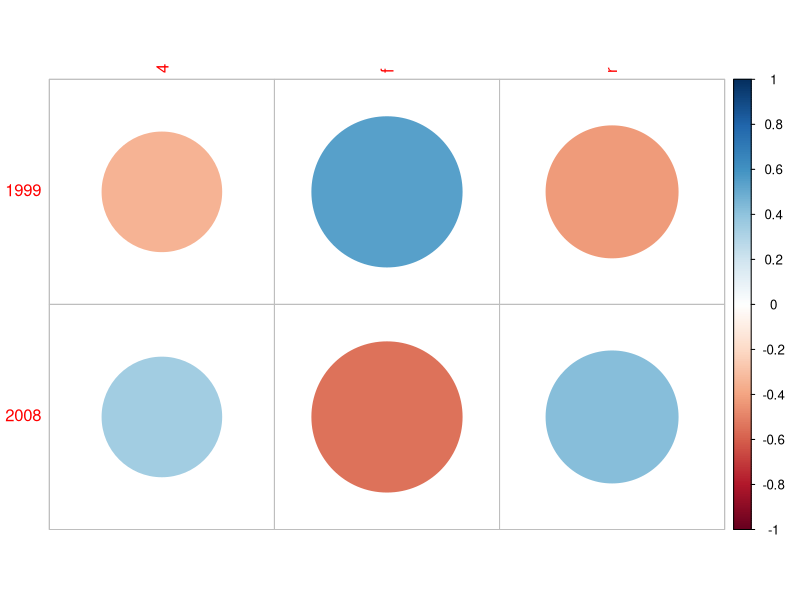
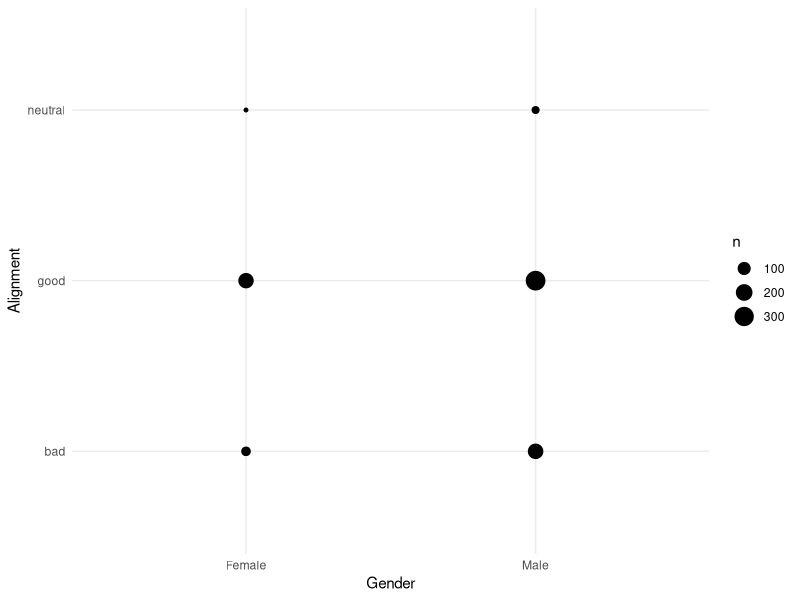
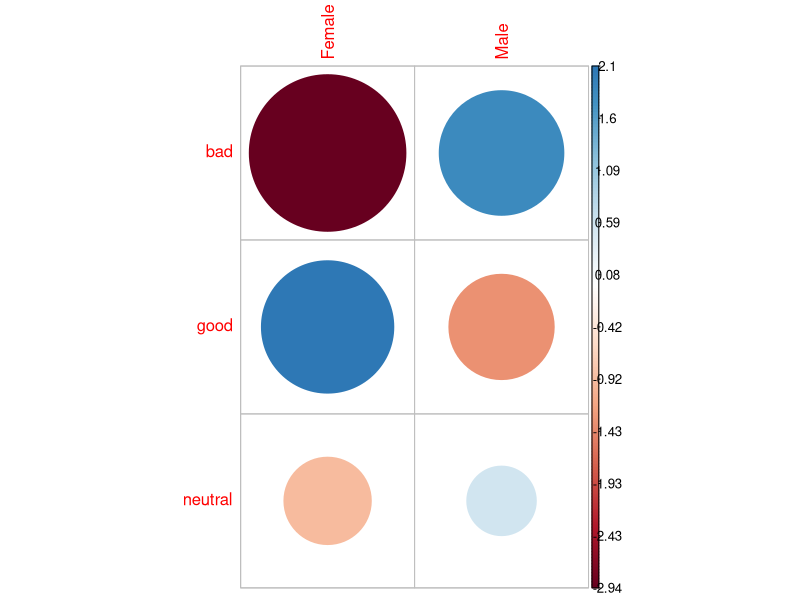

Write the R code that produced these figures, in order.
##load required libraries
library(dplyr)
library(ggplot2)
library(corrplot)

## Compare the mass of male and female human star wars characters
## null hypothesis: average mass of male and female star wars characters is the same
## alternative hypothesis: average mass of male and female star wars characters is different
swHumans <- starwars |> filter(species == "Human", mass>0)
males <- swHumans |> filter(sex == "male")
females <- swHumans |> filter (sex=="female")

t.test(males$mass, females$mass, paired = F, alternative = "two.sided")
# p value is 0.065
# not significant, failed to reject null hypothesis


## ANOVA ####
iris

anova_results <- aov(data = iris, Sepal.Length ~ Species)

## Are any groups different from each other?
summary(anova_results)

## Which ones?
TukeyHSD(anova_results)


## Is there a significant difference in the mean petal lengths or petal widths by species?
anova_results <-aov(data = iris, Sepal.Width ~ Species)
TukeyHSD(anova_results)

anova_results <- aov(data = iris, Petal.Width ~ Species)
summary(anova_results)


### Starwars
head(starwars)
unique(starwars$species)

## Which 5 species are the most common?
top3species <- starwars|> 
  summarize(.by = species,
            count = sum(!is.na(species)))|>
  slice_max(count, n=3)

top3species


starwars_top3species <- starwars|>
  filter(species %in% top3species$species)

starwars_top3species

## Is there a significant difference in the mass of each of the top 3 species?
anova_results <- aov(data = starwars_top3species, height ~ species)
summary(anova_results)
TukeyHSD(anova_results)

## Chi Squared
starwars_clean <- starwars |>
  filter(!is.na(species),
         !is.na(homeworld))

t <- table(starwars_clean$species, starwars_clean$homeworld)
chisq.test(t) #not enough data

mpg
table(mpg$manufacturer, mpg$class)
table(mpg$cyl, mpg$displ)

## How do we get a contingency table of year and drv?
t <-table(mpg$year, mpg$drv)

chisq_result <- chisq.test(t)
chisq_result
chisq_result$p.value
chisq_result$residuals

install.packages("corrplot")
library(corrplot)

corrplot(chisq_result$residuals)

## chi squared full analysis
heroes <- read.csv("Data/heroes_information.csv")
head(heroes)

## clean data
heroes_clean <- heroes|>
  filter(Alignment != "-",
         Gender != "-")

## plot the counts of alignment and gender
ggplot(heroes_clean, aes(x=Gender,y=Alignment))+
  geom_count()+
  theme_minimal()

## make contingency table
t <- table(heroes_clean$Alignment, heroes_clean$Gender)

## chi square test
chisq_result <- chisq.test(t)
chisq_result$p.value
chisq_result$residuals

corrplot(chisq_result$residuals, is.cor = F)

## ifelse

x <- 7
ifelse(x<5, "small number", "big number")

head(iris)
mean(iris$Petal.Width)
iris_new <- iris

## Add categorical column
iris_new <- mutate(iris_new, 
                   petal_size = ifelse(Petal.Width>1, "big", "small"))

iris_new <- mutate(iris_new,
                   petal_size = case_when(
                     Petal.Width<1 ~ "small",
                     Petal.Width<2 ~ "medium",
                     TRUE ~ "big"))












